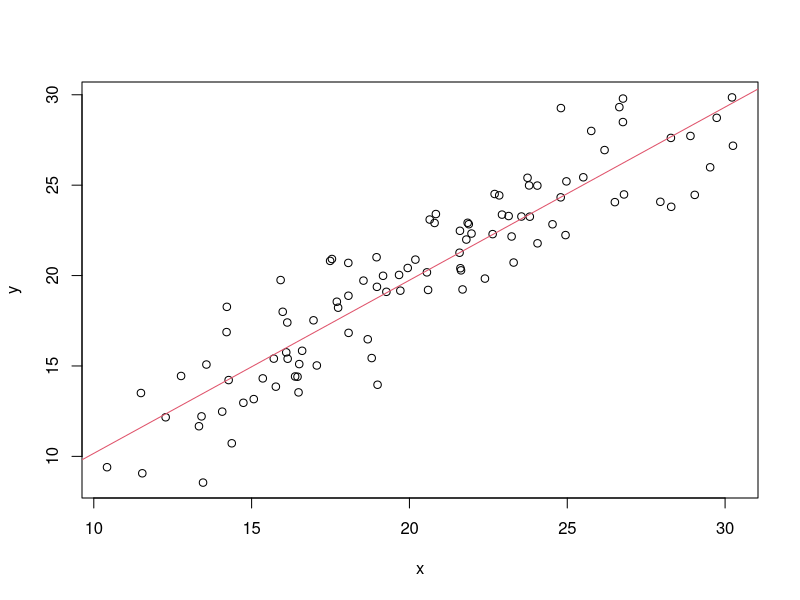

Write R code to recreate this figure.
x = rnorm(100, mean = 20, sd = 5)
y = x + rnorm(100, mean = 0, sd = 2)

fit = lm(y ~ x)

summary(fit)


plot(x,y)
abline(fit, col=2)
